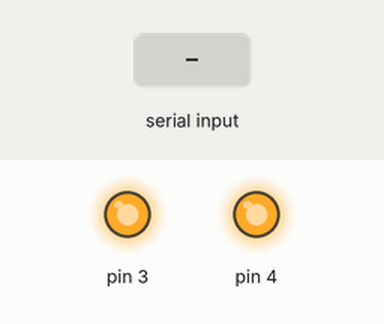
This sketch was run on a simulated Arduino Uno, built with avr-gcc and run on an emulated ATmega328P. On the bench: output pins drawn as LEDs (lit = HIGH). The inputs (shaded band) are chosen by the test bench.

Above: at 1.2 s.
1.3 s: "A" received over Serial
At 2.5 s:
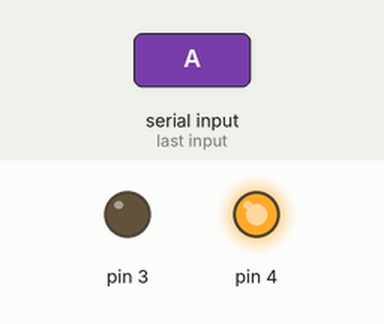
2.8 s: "B" received over Serial
At 3.8 s:
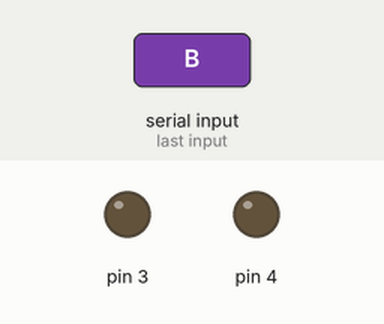
4.3 s: "a" received over Serial
At 5.0 s:
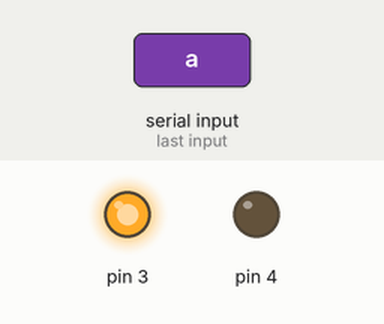
5.8 s: "b" received over Serial
At 6.1 s:
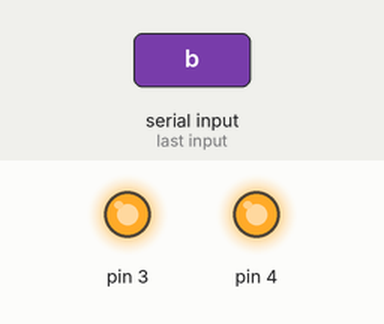
Timing chart, 0 to 8.3 s (numbered marks = the images above; inputs shaded):
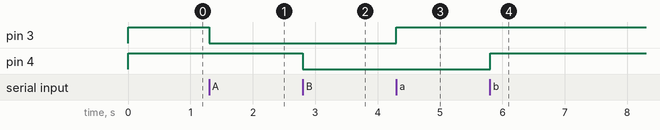

Measured:
- after the input at 1.3 s, pin 3: HIGH → LOW at once
- after the input at 2.8 s, pin 4: HIGH → LOW at once
- after the input at 4.3 s, pin 3: LOW → HIGH at once
- after the input at 5.8 s, pin 4: LOW → HIGH at once

The sketch:

ControlRelayBluetoth_NANO.ino
```cpp
void setup() {
  pinMode(3,OUTPUT);
  pinMode(4,OUTPUT);
  Serial.begin(9600); //inicializa el puerto serial a 9600
  digitalWrite(3, HIGH); //apagamos los relays
  digitalWrite(4, HIGH); //conectados en


}

void loop() {
  if (Serial.available() > 0) { // si... caracteres disponibles es mayor que cero... entonces
    int caracter = Serial.read();  // leemos los caracteres disponibles, uno por uno
    switch (caracter) {
      case 'A':
        digitalWrite(3, LOW); //ENCENDER RELAY 1
        break;
      case 'a':
        digitalWrite(3, HIGH);
        break;
      case 'B':
        digitalWrite(4, LOW);
        break;
      case 'b':
        digitalWrite(4, HIGH);
        break;
    }
  }
}
```
